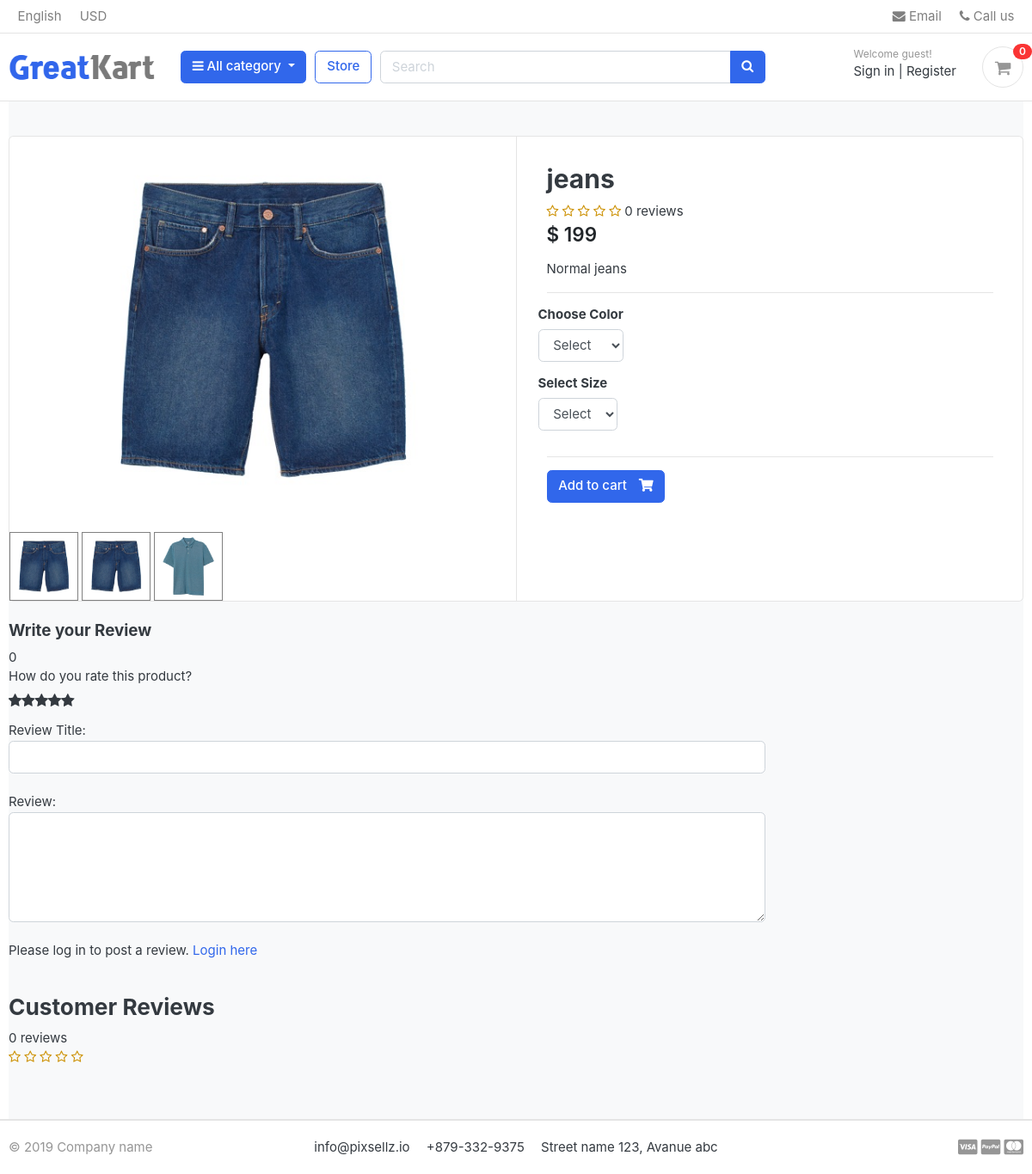
The app's page /store/category/pants/jeans/ with its own data.
### store/models.py (models this page shows, shortened)
class Product(models.Model):
    product_name       = models.CharField(max_length=200,unique=True)
    slug               = models.SlugField(max_length=200,unique=True)
    description        = models.TextField(max_length=500,blank=True)
    price              = models.IntegerField()
    Image              = models.ImageField(upload_to='photos/products')
    stock              = models.IntegerField()
    is_available       = models.BooleanField(default=True)
    category           = models.ForeignKey(Category, on_delete=models.CASCADE)
    created_date       = models.DateTimeField(auto_now_add=True)
    modified_date      = models.DateTimeField(auto_now=True)
    def averageReview(self):
        reviews = ReviewRating.objects.filter(product=self,status=True).aggregate(average=Avg('rating'))
        avg = 0
        if reviews['average'] is not None:
            avg = float(reviews['average'])
        return avg
    def countReview(self):
        reviews = ReviewRating.objects.filter(product=self,status=True)
        count = reviews.count()
        return count

class ProductGallery(models.Model):
    product = models.ForeignKey(Product,on_delete=models.CASCADE,default=None)
    image = models.ImageField(upload_to='store/products',max_length=255)
    class Meta:
        verbose_name = 'productgallery'
        verbose_name_plural = 'product gallery'

### store/views.py (the view)
# urls.py: path('category/<slug:category_slug>/<slug:product_slug>/', views.product_detail, name='product_detail'),
def product_detail(request,category_slug, product_slug):
    try:
        single_product = Product.objects.get(category__slug=category_slug,slug=product_slug)
        in_cart = CartItem.objects.filter(cart__cart_id=_cart_id(request),product=single_product).exists()
    except Exception as e:
        raise e
    if request.user.is_authenticated:
        orderproduct = OrderProduct.objects.filter(user=request.user,product_id = single_product.id)
    else:
        orderproduct = None
    reviews = ReviewRating.objects.filter(product_id=single_product.id,status=True)
    product_gallery = ProductGallery.objects.filter(product_id=single_product.id)
    context = {'single_product':single_product,'in_cart':in_cart,'orderproduct':orderproduct,'reviews':reviews,'product_gallery':product_gallery}
    return render(request,'store/product_detail.html', context )

### cart/context_processors.py (called while the page is built)
def counter(request):
    cart_count = 0
    if 'admin' in request.path:
        return {}
    else:
        try:
            cart = Cart.objects.filter(cart_id=_cart_id(request))
            if request.user.is_authenticated:
                cart_items = CartItem.objects.all().filter(user=request.user)
            else:
                cart_items = CartItem.objects.all().filter(cart=cart[:1])
            for cart_item in cart_items:
                cart_count += cart_item.quantity #like we can have same product with diff quantity..so we have to a
        except Cart.DoesNotExist:
            cart_count = 0
    return dict(cart_count = cart_count)

### cart/views.py (called while the page is built)
def _cart_id(request):
    cart = request.session.session_key
    if not cart:
        cart = request.session.create()
    return cart

### category/context_processor.py (called while the page is built)
def menu_links(request):
    links = Category.objects.all()
    return dict(links=links)

### category/models.py (called while the page is built)
    def get_url(self):
        return reverse('products_by_category',args=[self.slug])

### store/models.py (called while the page is built)
    def colors(self):
        return super(VariationManager,self).filter(variation_category='color',is_active=True)

    def sizes(self):
        return super(VariationManager,self).filter(variation_category='size',is_active=True)

### templates/store/product_detail.html (shortened to what this page needs)
{% extends 'base.html' %}
{% load static %}
{% block content %}
<div class="container">
    <section class="section-content padding-y bg">
    <div class="card">
        <div class="row no-gutters">
            <aside class="col-md-6">
    <article class="gallery-wrap">
        <div class="img-big-wrap mainImage">
           <center><img src="{{single_product.Image.url}}"></center>
        </div>
    </article>
    <ul class="thumb">
        <li>
            <a href="{{single_product.Image.url}}" target="mainImage"><img src="{{single_product.Image.url}}" alt="Product Image"></a>
            {% for i in product_gallery %}
            <a href="{{i.image.url}}" target="mainImage"><img src="{{i.image.url}}" alt="Product Image"></a>
            {% endfor %}
        </li>
    </ul>
            </aside>
            <main class="col-md-6 border-left">
    <form action="{% url 'add_cart' single_product.id %}" method="POST" >
    <article class="content-body">
    <h2 class="title">{{ single_product.product_name }}</h2>
    <div class="rating-star">
        <span>
            <i class="fa fa-star{% if single_product.averageReview < 0.5 %}-o{% elif single_product.averageReview >= 0.5 and single_product.averageReview < 1 %}-half-o {% endif %}" aria-hidden="true"></i>
            <i class="fa fa-star{% if single_product.averageReview < 1.5 %}-o{% elif single_product.averageReview >= 1.5 and single_product.averageReview < 2 %}-half-o {% endif %}" aria-hidden="true"></i>
            <i class="fa fa-star{% if single_product.averageReview < 2.5 %}-o{% elif single_product.averageReview >= 2.5 and single_product.averageReview < 3 %}-half-o {% endif %}" aria-hidden="true"></i>
            <i class="fa fa-star{% if single_product.averageReview < 3.5 %}-o{% elif single_product.averageReview >= 3.5 and single_product.averageReview < 4 %}-half-o {% endif %}" aria-hidden="true"></i>
            <i class="fa fa-star{% if single_product.averageReview < 4.5 %}-o{% elif single_product.averageReview >= 4.5 and single_product.averageReview < 5 %}-half-o {% endif %}" aria-hidden="true"></i>
            <span>{{single_product.countReview}} reviews</span>
        </span>
    </div>
    <div class="mb-3">
        <var class="price h4">$ {{single_product.price}}</var>
    </div>
    <p>{{single_product.description}}</p>
    <hr>
        <div class="row">
            <div class="item-option-select">
                <h6>Choose Color</h6>
                <select name="color" class="form-control" required>
                  <option value="" disabled selected >Select</option>
                </select>
            </div>
        </div>
        <div class="row">
            <div class="item-option-select">
                <h6>Select Size</h6>
               <select name="size" class="form-control" required>
                <option value="" disabled selected >Select</option>
               </select>
            </div>
        </div>
        <hr>
      {% if single_product.stock <= 0  %}
      <h4 class="text-danger">Out of stock </h4>
      {% else %}
        <button type="submit" href="{% url 'add_cart' single_product.id %}" class="btn  btn-primary"> <span class="text">Add to cart</span> <i class="fas fa-shopping-cart"></i>  </button>
      {% endif %}
    </article>
  </form>
            </main>
        </div>
    </div>
    <br>
    <div class="row">
                <div class="col-md-9">
        <form action="{% url 'submit_reviews' single_product.id %}" method="POST">
            <h5>Write your Review</h5>
            {{single_product.averageReview}}
            <div>
                <label> How do you rate this product?</label>
                <br>
                <div class="rate">
                    <input type="radio" name="rating" id="rating10" value="5" required><label for="rating10" title="5"></label>
                    <input type="radio" name="rating" id="rating8" value="4" required><label for="rating8" title="4"></label>
                    <input type="radio" name="rating" id="rating6" value="3" required><label for="rating6" title="3"></label>
                    <input type="radio" name="rating" id="rating4" value="2" required><label for="rating4" title="2"></label>
                    <input type="radio" name="rating" id="rating2" value="1" required><label for="rating2" title="1"></label>
                </div>
                <br>
                    Review Title:
                    <input type="text" class="form-control" name="subject">
                    <br>
                    Review:
                    <textarea name="review" class="form-control" rows="5"></textarea>
                    <br>
                {% if user.is_authenticated %}
                    {% if orderproduct %}
                        <input type="submit" value="submit Review" class="btn btn-primary">
                    {% else %}
                        <p>You have to purchase the product before reviewing</p>
                    {% endif %}
                {% else %}
                    <p>Please log in to post a review. <span><a href="{% url 'login' %}">Login here</a></span> </p>
                {% endif %}
            </div>
        </form>
        <br>
        <header class="section-heading">
            <h3>Customer Reviews </h3>
            <span>{{single_product.countReview}} reviews</span>
            <div class="rating-star">
                <span>
                    <i class="fa fa-star{% if single_product.averageReview < 0.5 %}-o{% elif single_product.averageReview >= 0.5 and single_product.averageReview < 1 %}-half-o {% endif %}" aria-hidden="true"></i>
                    <i class="fa fa-star{% if single_product.averageReview < 1.5 %}-o{% elif single_product.averageReview >= 1.5 and single_product.averageReview < 2 %}-half-o {% endif %}" aria-hidden="true"></i>
                    <i class="fa fa-star{% if single_product.averageReview < 2.5 %}-o{% elif single_product.averageReview >= 2.5 and single_product.averageReview < 3 %}-half-o {% endif %}" aria-hidden="true"></i>
                    <i class="fa fa-star{% if single_product.averageReview < 3.5 %}-o{% elif single_product.averageReview >= 3.5 and single_product.averageReview < 4 %}-half-o {% endif %}" aria-hidden="true"></i>
                    <i class="fa fa-star{% if single_product.averageReview < 4.5 %}-o{% elif single_product.averageReview >= 4.5 and single_product.averageReview < 5 %}-half-o {% endif %}" aria-hidden="true"></i>
                </span>
            </div>
        </header>
        </div>
    </div>
    </div>
{% endblock content %}

### static/css/ui.css (style rules this page uses)
html { font-family: "Inter", sans-serif; font-size: 15px; }
.content-body { flex: 1 1 auto; padding: 2rem 2.3rem; }
.padding-y { padding-top: 40px; padding-bottom: 40px; }
var { font-style: normal; }
article:after, .form-group:after { display: block; clear: both; content: ""; }
.bg { background-color: #f8f9fa; }
.section-heading { margin-bottom: 20px; margin-top: 15px; }
p:last-child { margin-bottom: 0; }
.btn .text + i { margin-left: 10px; }
.price { font-weight: 600; color: #212529; }
.gallery-wrap .img-big-wrap { margin-bottom: 10px; border-radius: 0.37rem; overflow: hidden; background-color: #fff; }
.gallery-wrap .img-big-wrap img { height: 450px; width: auto; display: inline-block; }
.item-option-select { margin-bottom: 1rem; display: inline-block; margin-right: 15px; }

### static/css/custom.css (style rules this page uses)
.rate { display: inline-block; border: 0; }
.rate > label { float: right; }
.rate > label:before { display: inline-block; font-size: 1.1rem; font-family: FontAwesome; content: "\f005"; margin: 0; padding: 0.3rem,.2rem; cursor: pointer; }
.rating-star i { color:#cc9000 !important; }
ul.thumb { margin:0 auto; padding: 0; float:left; }
ul.thumb li { list-style: none; margin: 10; }
ul.thumb li img { width: 80px; height: 80px; border: 1px solid grey; }

### records on screen
Product: Image (picture), product_name "jeans", countReview "0", price "199", description "Normal jeans", averageReview "0"
ProductGallery: image (picture)
ProductGallery: image (picture)

### other values on screen
{{ cart_count }} "0"
